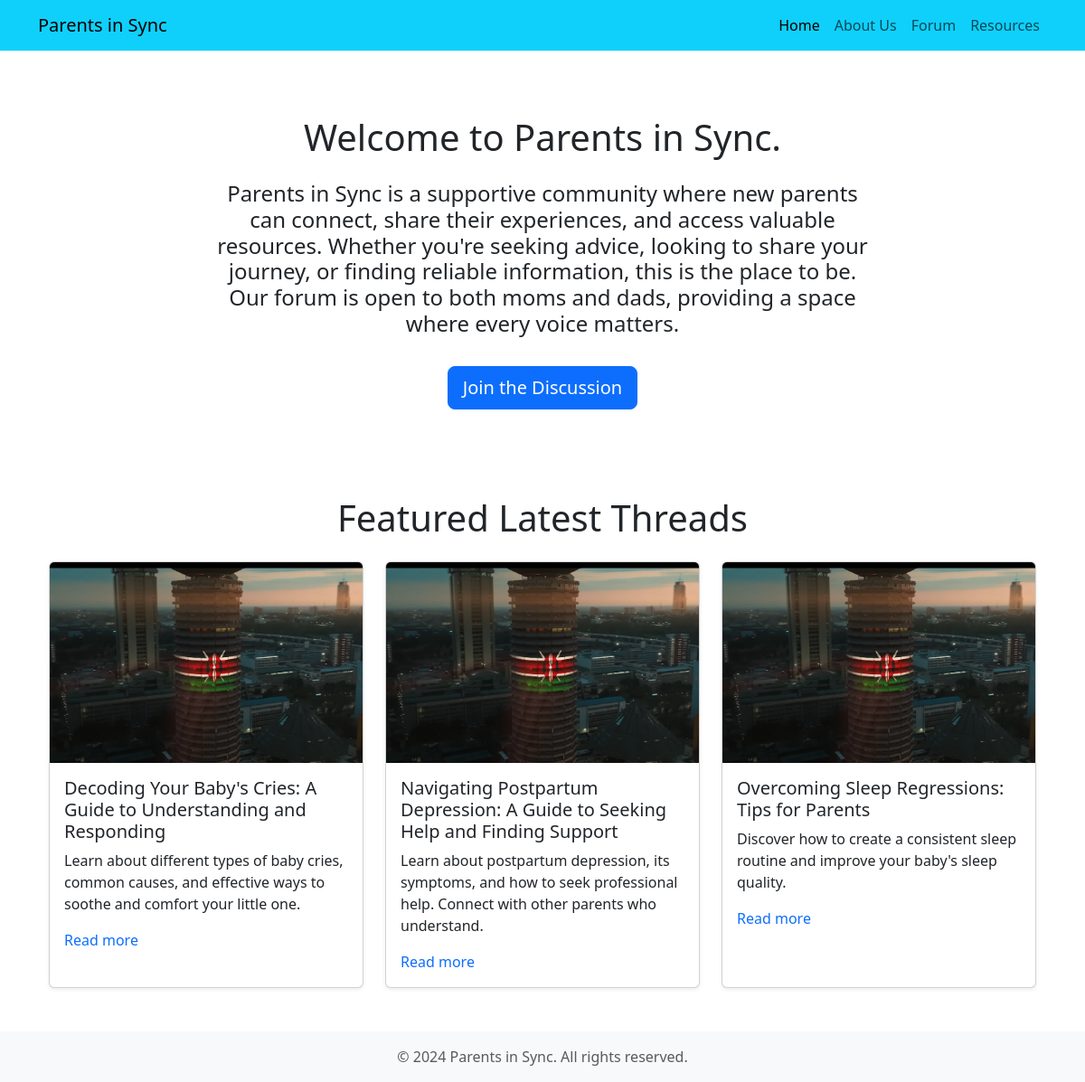
The page / on the database its author committed.
### tables this page shows
CREATE TABLE `articles` (
  `id` int(11) NOT NULL,
  `title` varchar(255) NOT NULL,
  `summary` text NOT NULL,
  `content` longtext NOT NULL,
  `image_path` varchar(255) DEFAULT NULL,
  `created_at` timestamp NOT NULL DEFAULT current_timestamp(),
  `updated_at` timestamp NOT NULL DEFAULT current_timestamp() ON UPDATE current_timestamp(),
  `category` varchar(100) DEFAULT NULL,
  `slug` varchar(255) NOT NULL
);

### includes/config.php (called while the page is built, shortened)
<?php
$db_config = [
    'host' => 'localhost',
    'username' => 'root',
    'password' => '',
    'database' => 'parents_in_sync'
];
class DBConnection {
    private $pdo;
    public function __construct($config) {
        try {
            $this->pdo = new PDO(
                "mysql:host={$config['host']};dbname={$config['database']};charset=utf8mb4",
                $config['username'],
                $config['password']
            );
            $this->pdo->setAttribute(PDO::ATTR_ERRMODE, PDO::ERRMODE_EXCEPTION);
        } catch(PDOException $e) {
            die("Connection failed: " . $e->getMessage());
        }
    }
    public function getConnection() {
        return $this->pdo;
    }
}
?>

### article_handler.php (called while the page is built, shortened)
<?php
require_once 'includes/config.php';
class ArticleHandler {
    private $conn;
    public function __construct($config) {
        $dbConnection = new DBConnection($config);
        $this->conn = $dbConnection->getConnection();
    }
    public function getFeaturedArticles() {
        $sql = "SELECT id, title, summary, image_path, slug FROM articles ORDER BY created_at DESC LIMIT 3";
        $stmt = $this->conn->query($sql);
        return $stmt->fetchAll(PDO::FETCH_ASSOC);
    }
}
?>

### index.php (the view, shortened to what this page needs)
<?php
require_once 'includes/config.php';
require_once 'article_handler.php';
$articleHandler = new ArticleHandler($db_config);
$featuredArticles = $articleHandler->getFeaturedArticles();
?>
<!DOCTYPE html>
<html lang="en">
<head>
    <link href="https://cdn.jsdelivr.net/npm/bootstrap@5.3.3/dist/css/bootstrap.min.css" rel="stylesheet">
</head>
<body>
    <main>
        <nav class="navbar navbar-expand-lg custom-navbar">
            <div class="container">
                <a class="navbar-brand" href="#">Parents in Sync</a>
                <div class="collapse navbar-collapse" id="navbarNavAltMarkup">
                    <div class="navbar-nav ms-auto">
                        <a class="nav-link active" aria-current="page" href="index.php">Home</a>
                        <a class="nav-link" href="about.php">About Us</a>
                        <a class="nav-link" href="forum.php">Forum</a>
                        <a class="nav-link" href="resources.php">Resources</a>
                    </div>
                </div>
            </div>
        </nav> <br>
        <section class="container mt-5">
            <div class="row justify-content-center">
                <div class="col-12 col-md-8">
                <h1 class="card-title text-center">Welcome to Parents in Sync.</h1> <br>
                <h4 class="card-text text-center">
                    Parents in Sync is a supportive community where new parents can connect, share their experiences, and access valuable resources.
                    Whether you're seeking advice, looking to share your journey, or finding reliable information, this is the place to be.
                    Our forum is open to both moms and dads, providing a space where every voice matters.</h4> <br>
                <div class="text-center">
                    <a href="forum.php" class="btn btn-primary btn-lg">Join the Discussion</a>
                </div>
                </div>
            </div>
        </section>
        <section class="container mt-5">
            <div class="container py-5">
                <h1 class="text-center mb-4">Featured Latest Threads</h1>
                <div class="row g-4">
                    <?php foreach ($featuredArticles as $article): ?>
                    <div class="col-12 col-md-4">
                        <div class="card h-100 shadow-sm">
                        <?php if ($article['image_path']): ?>
                            <img src="<?php echo htmlspecialchars($article['image_path']); ?>" class="card-img-top" alt="<?php echo htmlspecialchars($article['title']); ?>">
                        <?php endif; ?>
                            <div class="card-body">
                                <h2 class="card-title h5"><?php echo htmlspecialchars($article['title']); ?></h2>
                                <p class="card-text"><?php echo htmlspecialchars($article['summary']); ?></p>
                                <a href="article.php?slug=<?php echo htmlspecialchars($article['slug']); ?>" class="text-decoration-none text-primary">Read more</a>
                            </div>
                        </div>
                    </div>
                    <?php endforeach; ?>
                </div>
            </div>
        </section>
    </main>
</body>
<footer class="footer mt-auto py-3 bg-light footer">
    <div class="container">
        <div class="text-center">
            <p class="text-muted mb-0">&copy; 2024 Parents in Sync. All rights reserved.</p>
        </div>
    </div>
</footer>
</html>

### index.php (style rules this page uses)
.custom-navbar { background-color: #0fd0fb; }
.footer { background-color: #0fd0fb; }
main { min-height: 98vh; }

### rows shown on the page
articles: image_path (picture), title "Decoding Your Baby's Cries: A Guide to Understanding and Responding", summary "Learn about different types of baby cries, common causes, and effective ways to soothe and comfort your little one."
articles: image_path (picture), title "Navigating Postpartum Depression: A Guide to Seeking Help and Finding Support", summary "Learn about postpartum depression, its symptoms, and how to seek professional help. Connect with other parents who understand."
articles: title "Overcoming Sleep Regressions: Tips for Parents", summary "Discover how to create a consistent sleep routine and improve your baby's sleep quality."
